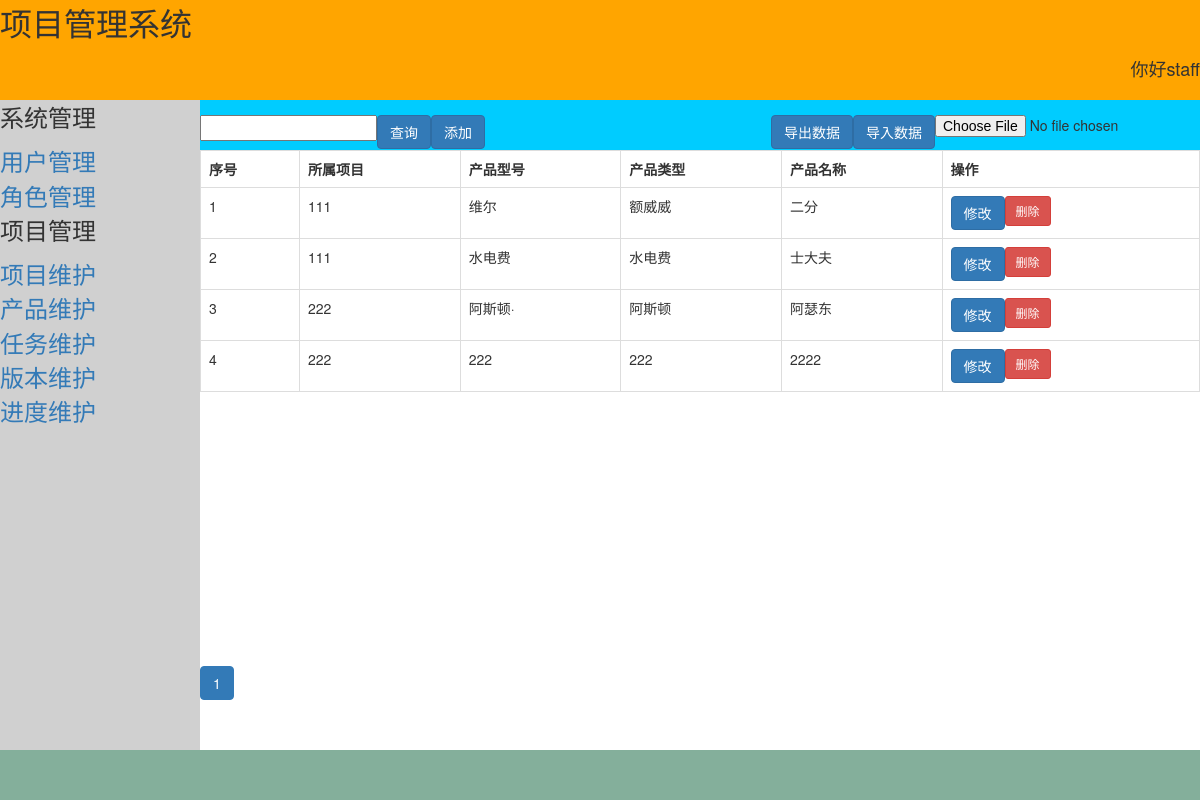
/project/product/ (signed in), run on the app's committed database.
### login/models.py (models this page shows)
class User(AbstractUser):
    area = models.CharField(max_length=20, verbose_name='地区')
    class Meta:
        verbose_name = '用户'
        verbose_name_plural = '用户'
        ordering = ['id']

### project/models.py (models this page shows)
class Product(models.Model):
    product_model = models.CharField(max_length=30, unique=True, primary_key=True, verbose_name='产品型号')
    product_type = models.CharField(max_length=20, unique=True, verbose_name='产品类型')
    product_name = models.CharField(max_length=30, unique=True, verbose_name='产品名称')
    create_time = models.DateTimeField(auto_now_add=timezone.now, verbose_name='创建时间')
    projects = models.ForeignKey(
        Project,
        to_field='project_num',
        on_delete=models.CASCADE,
        related_name='to_product',
        verbose_name='所属项目',)
    class Meta:
        verbose_name = '产品'
        verbose_name_plural = '产品'
        ordering = ['-create_time']

class Project(models.Model):
    project_num = models.CharField(max_length=30, unique=True, primary_key=True, verbose_name='项目编号')
    project_name = models.CharField(max_length=30, unique=True, verbose_name='项目名称')
    project_manager = models.CharField(max_length=20, unique=True, verbose_name='项目经理')
    create_time = models.DateTimeField(auto_now_add=timezone.now, verbose_name='创建时间')
    class Meta:
        verbose_name = '项目'
        verbose_name_plural = '项目'

### project/views.py (the view, shortened to what this page needs)
# urls.py: path('product/', views.product, name='product'),
@login_required
def product(request):
    del_id = request.GET.get('del_id', '')
    page = request.GET.get('page', 1)
    search_data = request.GET.get('search', '')
    if del_id:     # 删除数据
        Product.objects.get(product_model=del_id).delete()
        red_path = '?page='+str(page)
        return HttpResponseRedirect(reverse('project:product')+red_path)
    if search_data:   # 模糊查询
        product_list = Product.objects.filter(
            Q(pd_model__contains=search_data)|Q(pd_type__contains=search_data)|Q(pd_name__contains=search_data)
        )
    else:
        product_list = Product.objects.all()    # 查询全部数据
    count_page =10    # 按每页count_page条数据分页
    paginator = Paginator(product_list, count_page)
    start = (int(page)-1)*count_page
    try:
        product_data = paginator.page(page)
    except PageNotAnInteger:
        product_data = paginator.page(1)
    except EmptyPage:
        product_data = paginator.page(paginator.num_pages)
    context = {
        'product_data': product_data,
        'start': start,
        'search_data': search_data,
        'username': request.user,
    }
    return render(request, 'project/product.html', context)

### project/templates/project/product.html (shortened to what this page needs)
{% extends 'login/base.html' %}
    {% block rightup %}
    <form action="" method="post" enctype="multipart/form-data" role="form">
        <div class="form-group">
        <input type="file" name="product_file" required style="display:inline-block;float: right;">
        <button type="submit" class="btn btn-primary" style="display:inline-block;float: right;">导入数据</button>
        </div>
    </form>
    <form action="" method="get" role="form">
        <div class="form-group">
        <input type="text" name="search" required style="display:inline-block;float:left;">
        <button type="submit" class="btn btn-primary" style="display:inline-block;float:left;">查询</button>
        </div>
    </form>
    <a href="{% url 'project:download_product' %}">
        <button class="btn btn-primary" type="button" style="display:inline-block;float: right;">导出数据</button>
    </a>
    <button class="btn btn-primary" data-toggle="modal" data-target="#add" style="display:inline-block;float: left;">添加</button>
    {% endblock rightup %}
    {% block right %}
    <table class="table table-hover table-bordered">
        <TR>
            <th>序号</th>
            <th>所属项目</th>
            <th>产品型号</th>
            <th>产品类型</th>
            <th>产品名称</th>
            <th>操作</th>
        </TR>
        {% for product in product_data %}
            <TR>
                <TD>{{forloop.counter|add:start}}</TD>
                <td>{{product.projects.project_num}}</td>
                <TD>{{product.product_model}}</TD>
                <TD>{{product.product_type}}</TD>
                <TD>{{product.product_name}}</TD>
                <TD>
                    <a href="?page={{product_data.number}}&del_id={{product.product_model}}">
                        <button type="button" class="btn btn-danger btn-sm">删除</button>
                    </a>
                    <button class="btn btn-primary" data-toggle="modal" data-target="#modify" style="display:inline-block;float: left;">修改</button>
                </TD>
            </TR>
        {% endfor%}
    </table>
    {% endblock right %}
 {% block rightdown %}
    <nav aria-label="Page navigation">
        <ul class="pagination">
            {% for pg in product_data.paginator.page_range %}
                {% if product_data.number == pg %}
                    <li class="active">
                        <a href="?search={{search_data}}&page={{pg}}">{{pg}}</a>
                    </li>
                {% else %}
                    <li>
                        <a href="?search={{search_data}}&page={{pg}}">{{pg}}</a>
                    </li>
                {% endif %}
            {% endfor %}
        </ul>
    </nav>
{% endblock rightdown %}

### login/templates/login/base.html (shortened to what this page needs)
<!DOCTYPE html>
{% load static %}
<html lang="en">
<head>
    <link rel="stylesheet" href="{% static 'bootstrap-3.3.7-dist/css/bootstrap.min.css' %}">
</head>
<body>
        <div class="top">
            <p><font size="6">项目管理系统</font></p>
            <p align="right"><font size="4">你好{{username}}</font></p>
        </div>
		<div class="left">
            <font size="5">
                <p>系统管理</p>
            <a href="{% url 'system:user' %}">用户管理</a><br>
            <a href="{% url 'system:role' %}">角色管理</a><br>
            <p>项目管理</p>
                <a href="{% url 'project:project' %}">项目维护</a><br>
                <a href="{% url 'project:product' %}">产品维护</a><br>
                <a href="{% url 'project:task' %}">任务维护</a><br>
                <a href="{% url 'project:vision' %}">版本维护</a><br>
                <a href="{% url 'project:progress' %}">进度维护</a><br>
            </font>
        </div>
		<div class="rightup">
            <div class="inner">
                {% block rightup %}
                {% endblock rightup %}
            </div>
        </div>
		<div class="right">
            <div class="inner">
                {% block right %}
                {% endblock right %}
            </div>
        </div>
        <div class="rightdown">
            <div class="inner">
                {% block rightdown %}
                {% endblock rightdown %}
            </div>
        </div>
		<div class="bottom"></div>
</body>
</html>

### login/templates/login/base.html (style rules this page uses)
.top { height:100px; position:absolute; top:0px; left:0px; right:0px; background-color:orange; }
.left { position:absolute; top:100px; left:0px; bottom:50px; width:200px; background-color:#D0D0D0; }
.rightup { position:absolute; top:100px; left:200px; right:0px; bottom:600px; background-color:#00CCFF; }
.right { position:absolute; top:150px; left:200px; right:0px; bottom:100px; background-color:white; }
.rightdown { position:absolute; top:646px; left:200px; right:0px; bottom:50px; background-color:white; }
.bottom { position:absolute; left:0px; right:0px; bottom:0px; height:50px; background-color:#84AF9B; }
.inner { min-height:100px; }

### data on the page
User: username "staff"
Product: projects.project_num "111", product_model "维尔", product_type "额威威", product_name "二分"
Product: projects.project_num "111", product_model "水电费", product_type "水电费", product_name "士大夫"
Product: projects.project_num "222", product_model "阿斯顿·", product_type "阿斯顿", product_name "阿瑟东"
Product: projects.project_num "222", product_model "222", product_type "222", product_name "2222"

### other printed values
{{ pg }} "1"
